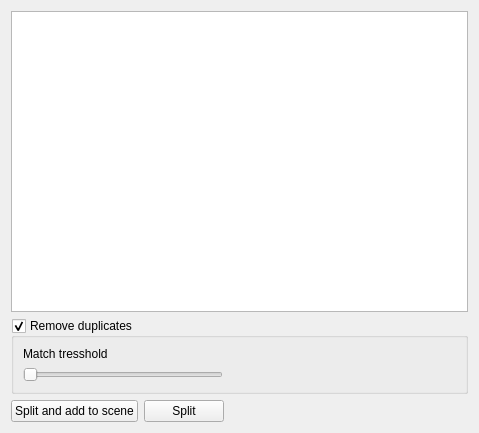
<?xml version="1.0" encoding="UTF-8"?>
<ui version="4.0">
 <class>SplitWidget</class>
 <widget class="QWidget" name="SplitWidget">
  <property name="geometry">
   <rect>
    <x>0</x>
    <y>0</y>
    <width>479</width>
    <height>433</height>
   </rect>
  </property>
  <property name="windowTitle">
   <string>Form</string>
  </property>
  <layout class="QVBoxLayout" name="verticalLayout_2">
   <item>
    <widget class="QGraphicsView" name="graphicsView"/>
   </item>
   <item>
    <widget class="QGroupBox" name="gBox_rm_duplicates">
     <property name="title">
      <string>Remove duplicates</string>
     </property>
     <property name="checkable">
      <bool>true</bool>
     </property>
     <layout class="QFormLayout" name="formLayout">
      <item row="0" column="0">
       <layout class="QVBoxLayout" name="verticalLayout">
        <item>
         <widget class="QLabel" name="label">
          <property name="text">
           <string>Match tresshold</string>
          </property>
         </widget>
        </item>
        <item>
         <widget class="QSlider" name="slider_match_tresshold">
          <property name="minimumSize">
           <size>
            <width>200</width>
            <height>0</height>
           </size>
          </property>
          <property name="maximum">
           <number>999</number>
          </property>
          <property name="orientation">
           <enum>Qt::Horizontal</enum>
          </property>
         </widget>
        </item>
       </layout>
      </item>
      <item row="0" column="1">
       <spacer name="horizontalSpacer">
        <property name="orientation">
         <enum>Qt::Horizontal</enum>
        </property>
        <property name="sizeHint" stdset="0">
         <size>
          <width>40</width>
          <height>20</height>
         </size>
        </property>
       </spacer>
      </item>
     </layout>
    </widget>
   </item>
   <item>
    <layout class="QHBoxLayout" name="horizontalLayout">
     <item>
      <widget class="QPushButton" name="btn_splitAndAdd">
       <property name="text">
        <string>Split and add to scene</string>
       </property>
      </widget>
     </item>
     <item>
      <widget class="QPushButton" name="btn_split">
       <property name="text">
        <string>Split</string>
       </property>
      </widget>
     </item>
     <item>
      <spacer name="horizontalSpacer_2">
       <property name="orientation">
        <enum>Qt::Horizontal</enum>
       </property>
       <property name="sizeHint" stdset="0">
        <size>
         <width>40</width>
         <height>20</height>
        </size>
       </property>
      </spacer>
     </item>
    </layout>
   </item>
  </layout>
 </widget>
 <resources/>
 <connections/>
</ui>
